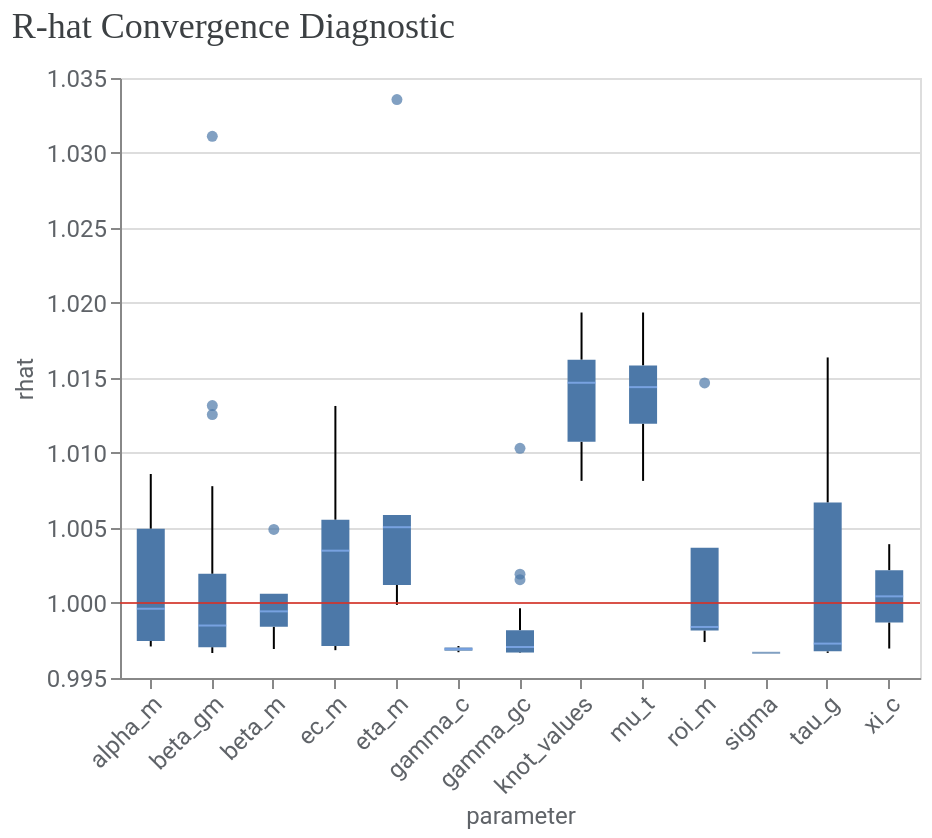

Notebook source saved alongside this figure:
### Code cell
visualizer.ModelDiagnostics(mmm).plot_rhat_boxplot()

### Figure 1 — Vega-Lite specification as saved in the notebook (floating-point values rounded to 4 significant figures; data arrays with more than 128 entries replaced by an {"elided": "..."} marker saying what was removed)
{"config": {"view": {"continuousWidth": 300, "continuousHeight": 300}, "axis": {"labelColor": "#5F6368", "labelFont": "Roboto", "labelFontSize": 12, "titleColor": "#5F6368", "titleFont": "Roboto", "titleFontSize": 12, "titleFontWeight": "normal"}}, "layer": [{"data": {"name": "data-c86b26c15730b3b340d6d9147ac02431"}, "mark": {"type": "boxplot", "median": {"color": "#8AB4F8"}, "outliers": {"filled": true}}, "encoding": {"x": {"axis": {"labelAngle": -45}, "field": "parameter", "type": "nominal"}, "y": {"field": "rhat", "scale": {"zero": false}, "type": "quantitative"}}}, {"data": {"name": "empty"}, "mark": {"type": "rule", "color": "#D93025", "opacity": 0.8}, "encoding": {"y": {"datum": 1}}}], "title": {"text": "R-hat Convergence Diagnostic", "anchor": "start", "color": "#3C4043", "font": "Google Sans Display", "fontSize": 18, "fontWeight": "normal", "offset": 10}, "width": 400, "$schema": "https://vega.github.io/schema/vega-lite/v6.4.1.json", "datasets": {"data-c86b26c15730b3b340d6d9147ac02431": {"elided": "226 records"}, "empty": [{}]}}
